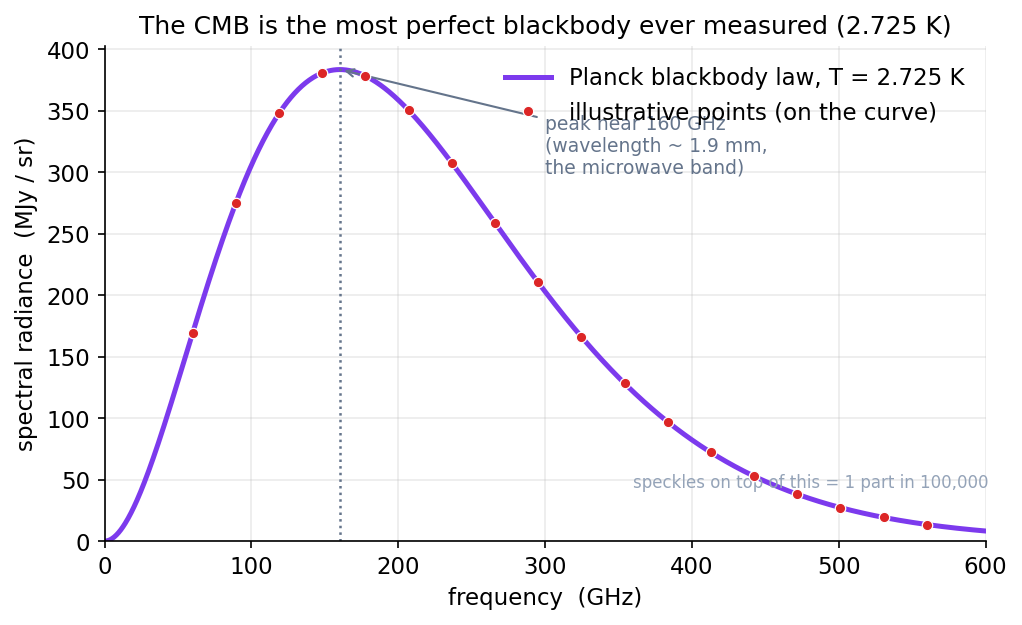

Write the Python code that produced this figure.
import numpy as np, matplotlib
matplotlib.use("Agg")
import matplotlib.pyplot as plt
plt.rcParams.update({"figure.dpi":150,"savefig.dpi":150,"font.size":11,
    "axes.grid":True,"grid.alpha":0.25,"axes.spines.top":False,"axes.spines.right":False,
    "axes.titlesize":12,"figure.facecolor":"white","axes.facecolor":"white"})
C_FW="#7c3aed"; C_NEWTON="#64748b"; C_MOND="#0891b2"; C_DATA="#dc2626"

# Planck blackbody spectral radiance vs frequency, for T = 2.725 K (today's CMB).
# B_nu(T) = (2 h nu^3 / c^2) / (exp(h nu / kB T) - 1)   -- exact Planck law.
h  = 6.62607015e-34
c  = 2.99792458e8
kB = 1.380649e-23
T  = 2.725

nu = np.linspace(1e9, 6e11, 1200)          # 1 to 600 GHz
x  = h*nu/(kB*T)
B  = (2*h*nu**3/c**2) / np.expm1(x)         # expm1 is safe near x->0
# convert to MJy/sr for a familiar y-scale (1 Jy = 1e-26 W/m^2/Hz)
B_MJy = B / 1e-26 / 1e6

fig, ax = plt.subplots(figsize=(7,4.3))
ax.plot(nu/1e9, B_MJy, color=C_FW, lw=2.4,
        label="Planck blackbody law, T = 2.725 K")

# peak marker
ipk = np.argmax(B_MJy)
ax.axvline(nu[ipk]/1e9, color=C_NEWTON, ls=":", lw=1.2)
ax.annotate("peak near 160 GHz\n(wavelength ~ 1.9 mm,\nthe microwave band)",
            xy=(nu[ipk]/1e9, B_MJy[ipk]), xytext=(300, B_MJy[ipk]*0.78),
            fontsize=9, color=C_NEWTON,
            arrowprops=dict(arrowstyle="->", color=C_NEWTON, lw=1))

# illustrative "data points" sitting exactly on the curve (model-generated, no scatter)
nud = np.linspace(60e9, 560e9, 18)
xd  = h*nud/(kB*T); Bd = (2*h*nud**3/c**2)/np.expm1(xd)/1e-26/1e6
ax.plot(nud/1e9, Bd, "o", ms=5, color=C_DATA, mec="white", mew=0.6, zorder=5,
        label="illustrative points (on the curve)")

ax.set_xlabel("frequency  (GHz)")
ax.set_ylabel("spectral radiance  (MJy / sr)")
ax.set_title("The CMB is the most perfect blackbody ever measured (2.725 K)")
ax.set_xlim(0, 600); ax.set_ylim(bottom=0)
ax.legend(frameon=False, loc="upper right")
ax.text(0.60, 0.10,
        "speckles on top of this = 1 part in 100,000",
        transform=ax.transAxes, ha="left", va="bottom", fontsize=8, color="#94a3b8")
fig.tight_layout(); fig.savefig("ch10_cmb_blackbody.png", bbox_inches="tight"); print("ok")
